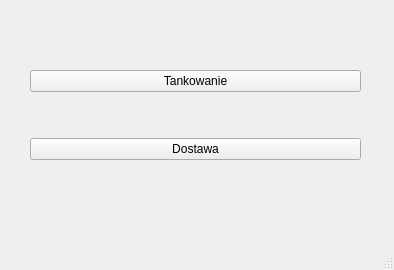
<?xml version="1.0" encoding="UTF-8"?>
<ui version="4.0">
 <class>MainWindow</class>
 <widget class="QMainWindow" name="MainWindow">
  <property name="geometry">
   <rect>
    <x>0</x>
    <y>0</y>
    <width>394</width>
    <height>270</height>
   </rect>
  </property>
  <property name="windowTitle">
   <string>Menu Gółwne</string>
  </property>
  <widget class="QWidget" name="centralwidget">
   <widget class="QWidget" name="">
    <property name="geometry">
     <rect>
      <x>30</x>
      <y>30</y>
      <width>331</width>
      <height>171</height>
     </rect>
    </property>
    <layout class="QVBoxLayout" name="verticalLayout">
     <item>
      <widget class="QPushButton" name="refuel">
       <property name="cursor">
        <cursorShape>PointingHandCursor</cursorShape>
       </property>
       <property name="text">
        <string>Tankowanie</string>
       </property>
      </widget>
     </item>
     <item>
      <widget class="QPushButton" name="resource">
       <property name="cursor">
        <cursorShape>PointingHandCursor</cursorShape>
       </property>
       <property name="text">
        <string>Dostawa</string>
       </property>
      </widget>
     </item>
    </layout>
   </widget>
  </widget>
  <widget class="QStatusBar" name="statusbar"/>
 </widget>
 <resources/>
 <connections/>
</ui>
